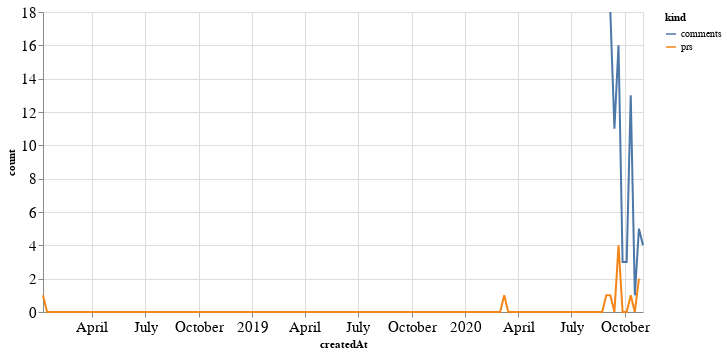

Notebook code cell kept with this figure:
### Code cell
alt.Chart(total_time, width=600).mark_line().encode(
    x='createdAt',
    y='count',
    color='kind'
)

### Figure 1 — Vega-Lite specification as saved in the notebook (floating-point values rounded to 4 significant figures; data arrays with more than 128 entries replaced by an {"elided": "..."} marker saying what was removed)
{"config": {"axisLeft": {"labelFontSize": 15}, "axisBottom": {"labelFontSize": 15}}, "data": {"name": "data-666dd505ea68696f1f28a8ef21ab1a05"}, "mark": "line", "encoding": {"color": {"type": "nominal", "field": "kind"}, "x": {"type": "temporal", "field": "createdAt"}, "y": {"type": "quantitative", "field": "count"}}, "width": 600, "$schema": "https://vega.github.io/schema/vega-lite/v4.8.1.json", "datasets": {"data-666dd505ea68696f1f28a8ef21ab1a05": {"elided": "296 records"}}}
